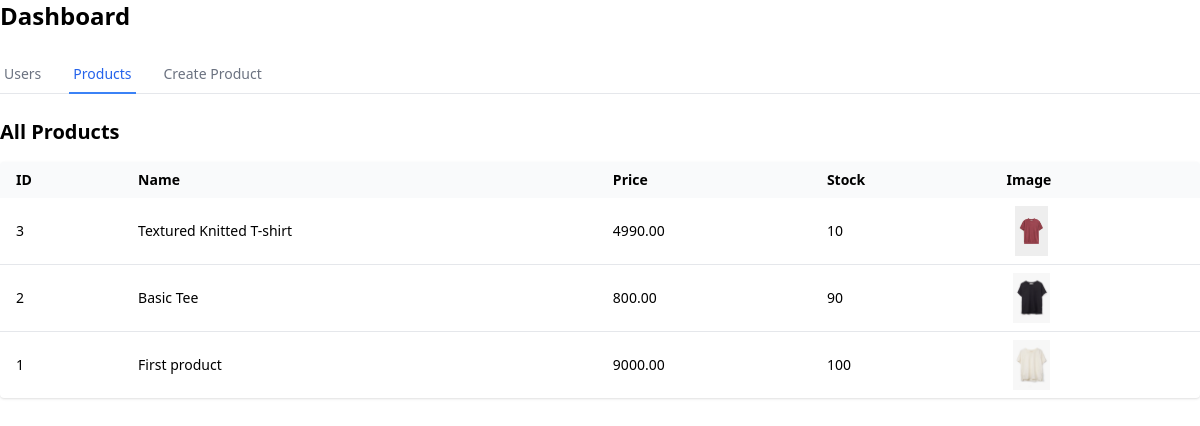
/products, run on an earlier commit of the app's database.
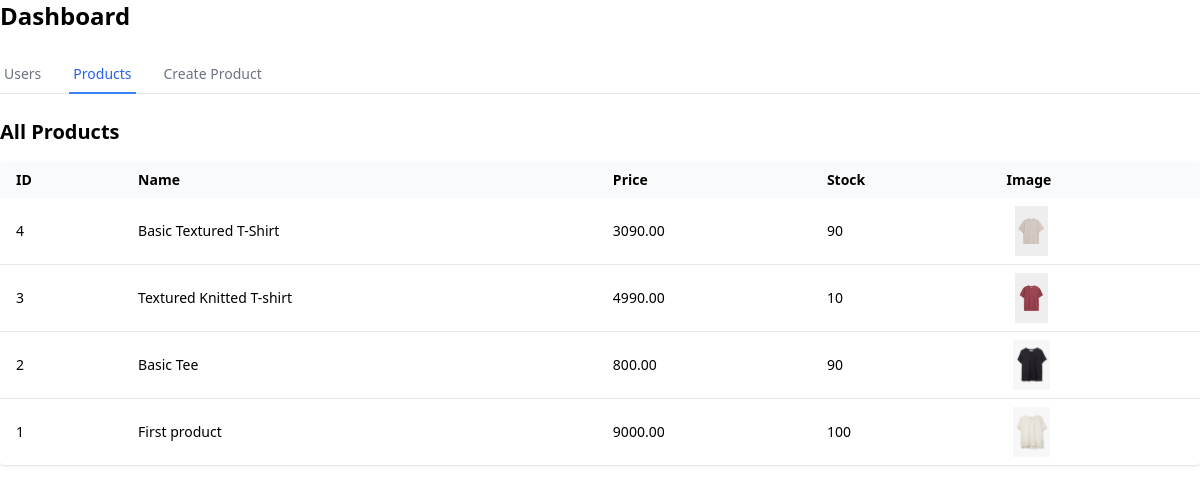
And on a later commit of the database.
### app/models.py (models this page shows)
class Product(db.Model):
    __tablename__ = "products"
    id  = db.Column(db.Integer , primary_key=True)
    name = db.Column(db.String(150), nullable=False)
    description = db.Column(db.Text , nullable=False)
    price = db.Column(db.Float , nullable=False)
    stock = db.Column(db.Integer , default=0)
    image = db.Column(db.String(256))

### app/admin.py (the view)
@admin.route("/products")
def products():
    all_products = Product.query.order_by(Product.id.desc()).all()
    return render_template("dashboard.html",
                           active_tab="products",
                           users=None,
                           products=all_products)

### templates/dashboard.html (shortened to what this page needs)
{% extends "base.html" %}
{% block content %}
<h1 class="text-2xl font-semibold mb-6">Dashboard</h1>
<div class="border-b border-gray-200 mb-6">
  <nav class="-mb-px flex gap-6" aria-label="Tabs">
    <a href="{{ url_for('admin.users') }}"
       class="py-2 px-1 border-b-2 text-sm font-medium
              {% if active_tab == 'users' %}border-blue-500 text-blue-600
              {% else %}border-transparent text-gray-500 hover:text-gray-700 hover:border-gray-300{% endif %}">
      Users
    </a>
    <a href="{{ url_for('admin.products') }}"
       class="py-2 px-1 border-b-2 text-sm font-medium
              {% if active_tab == 'products' %}border-blue-500 text-blue-600
              {% else %}border-transparent text-gray-500 hover:text-gray-700 hover:border-gray-300{% endif %}">
      Products
    </a>
    <a href="{{ url_for('admin.create_product') }}"
       class="py-2 px-1 border-b-2 text-sm font-medium
              {% if active_tab == 'create' %}border-blue-500 text-blue-600
              {% else %}border-transparent text-gray-500 hover:text-gray-700 hover:border-gray-300{% endif %}">
      Create Product
    </a>
  </nav>
</div>
{% if active_tab == 'users' %}
  <section>
    <h2 class="text-xl font-semibold mb-4">All Users</h2>
    {% if users %}
      <div class="overflow-x-auto bg-white rounded shadow">
        <table class="min-w-full text-sm">
          <thead class="bg-gray-50">
            <tr>
              <th class="px-4 py-2 text-left">ID</th>
              <th class="px-4 py-2 text-left">Name</th>
              <th class="px-4 py-2 text-left">Email</th>
            </tr>
          </thead>
          <tbody class="divide-y">
            {% for u in users %}
              <tr>
                <td class="px-4 py-2">{{ u.id }}</td>
                <td class="px-4 py-2">{{ u.name }}</td>
                <td class="px-4 py-2">{{ u.email }}</td>
              </tr>
            {% endfor %}
          </tbody>
        </table>
      </div>
    {% else %}
      <p>No users found.</p>
    {% endif %}
  </section>
{% elif active_tab == 'products' %}
  <section>
    <h2 class="text-xl font-semibold mb-4">All Products</h2>
    {% if products %}
      <div class="overflow-x-auto bg-white rounded shadow">
        <table class="min-w-full text-sm">
          <thead class="bg-gray-50">
            <tr>
              <th class="px-4 py-2 text-left">ID</th>
              <th class="px-4 py-2 text-left">Name</th>
              <th class="px-4 py-2 text-left">Price</th>
              <th class="px-4 py-2 text-left">Stock</th>
              <th class="px-4 py-2 text-left">Image</th>
            </tr>
          </thead>
          <tbody class="divide-y">
            {% for p in products %}
              <tr>
                <td class="px-4 py-2">{{ p.id }}</td>
                <td class="px-4 py-2">{{ p.name }}</td>
                <td class="px-4 py-2">{{ "%.2f"|format(p.price) }}</td>
                <td class="px-4 py-2">{{ p.stock }}</td>
                <td class="px-4 py-2">
                  {% if p.image %}
                  <img class="w-[50px] h-[50px] object-contain" src="{{ url_for('uploaded_file', filename=p.image.split('uploads/')[-1]) }}">
                  {% else %}
                    —
                  {% endif %}
                </td>
              </tr>
            {% endfor %}
          </tbody>
        </table>
      </div>
    {% else %}
      <p>No products found.</p>
    {% endif %}
  </section>
{% endif %}
{% endblock %}

What changed in the data, as far as the page shows it:
added Product: id "4", name "Basic Textured T-Shirt", price "3090.00", stock "90", image (picture)
